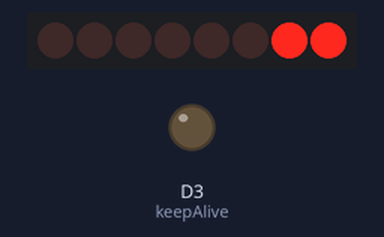
Bench run of a sketch on a simulated ESP8266 (Wemos D1 mini). On the bench: 8 shift-register outputs drawn as a row of LEDs (first output left, lit = HIGH), output pins drawn as LEDs (lit = HIGH). Wiring (inferred from the names in the program): shift register (74HC595): data D6; shift clock D5; latch D8; OE D4. Wiring (inferred from the signals the program sends): row of LEDs: on Q0, Q1, Q2, Q3, Q4, Q5, Q6, Q7. Pins used as bus, display or sensor lines are not drawn.

Above: at 1.5 s.
At 4.5 s:
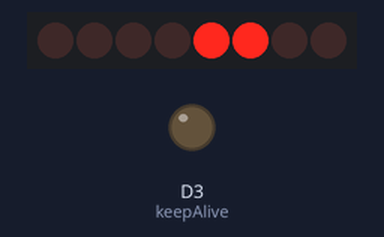
At 9.5 s:
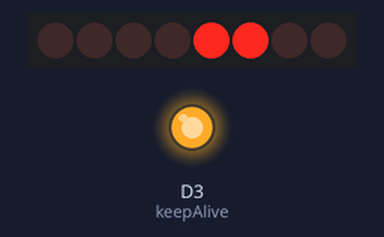
Timing chart, 0 to 11.7 s (numbered marks = the images above):
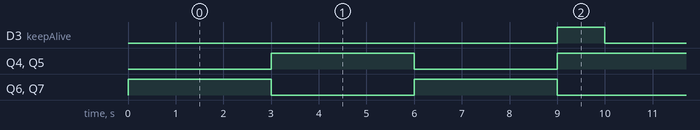

Measured:
- by itself, D3 (keepAlive): alternates HIGH for 1.0 s and LOW for 8.0 s
- by itself, Q4–7: alternates HIGH for 3.0 s and LOW for 3.0 s
- by itself, everything shown: repeats every 18.0 s, in 10 steps

The sketch:

Harlech-SimplePattern.ino
```cpp
//**************************************************************//
//  Name    : Harlech Castle PG1.0 Simple Patterns              //
//  Author  : Dafydd Roche                                      //
//  Date    : 2/8/2021                                         //
//  Version : 1.1                                               //
//  Notes   : This code runs on the Wemos D1 Mini.              //
//            This code does not use any of the Wifi            //
//              Capabilities                                    //
//****************************************************************

/* Simple Mods possible on Harlech Castle board.
 *  Connect Pin2 to pin3 of Pot R2 to make sure the potentiometer changes the constant current.
 *  PWM'ing the OE pin can do amplitude control
 *  That circuit is normally used to keep a USB Powerbank alive by pulling a load once in a while.
 *
 *
 * Things you need to do when you get your hands on this code.
 * - Configure the Keepalive settings. See the lines "const int kaTimeOn" and "kaTimeOff".
 * This circuits pulls a burst of power for 1 second every 8 seconds by default. This needs to be tuned
 * for the USB battery pack you are using. Some might only need it for 0.5 seconds every 30 seconds
 * to make sure it stays on. Others, need it WAY more often. 1 second on every 8 seconds was selected with
 * the crappy battery pack I was using
 *
 * Select which pattern you want. There are three patterns in this code, the line of code starts with
 * int ledPattern[][3]. The default one is all on, all off for 3 seconds each. 2 states and it just goes 'round and round.
 * To select the one you want, comment out the test one (by using // in front of the lines) and uncomment the pattern you want.
 * (Simply delete the // in front of the lines you want)
 *
 * Any questions, come on over to github or post on the facebook group!
 *
 * Cheers
 *
 * TerrainTronics
 *
 *
 */
#include <ESP8266WiFi.h> // This allows the modem to be powered off, saving 40mA!

// This sets up the USBBank Keep Alive Functionality. By default, this is set to 100mA of additional current, for 1S every 10.
#include <Ticker.h>  //Ticker Library
Ticker USBBank;
int USBBankState = 0;
const int keepAlive = D3;// The Keepalive pin for USB Power Banks is D3.
const int kaTimeOn = 1; // Time to switch the keep alive circuit on.
const int kaTimeOff = 8; // Time to switch the keep alive circuit off for.

// #define DEBUG 0 // this is used to switch debug comments on and off. Comment it out with // to optimize the code.


// These constants won't change. They're used to give names to the pins used:
const int analogInPin = A0;  // Analog input pin that the potentiometer is attached to.


//These definitions configure the pins for the SPI interface to talk to the LED driver
int latchPin = D8;
int clockPin = D5;
int dataPin = D6;
// Set the output enable pin. This can be rapidly PWM'd.
int OE = D4;


int sensorValue = 0;        // value read from the pot
int outputValue = 0;        // value output to the PWM (analog out)
int dutyCycle = 1023;          // set starting - PWM Duty Cycle. Data is inverted so 1023 is off.
int flashdelay = 500;
int breathDir = 0;  //Breathing Direction - 0 is counting up, 1 is counting down

/*
 * The following array defines patterns.
 * The first column sets which LED's are on or off.
 * The second column defines the brightness. 0 is full on, 1023 is full off.
 * The third column defines how many miliseconds they should be on for.
 * The array can have many many steps, with short timing between them. Worst case, you'll run out of memory on the chip (160KBytes worth!).
 */


//LED Test Pattern.
//Standard LED Test Pattern
//This the pattern (on/off flashing) thats used in production to test the pins are soldered correctly etc.
int ledPattern[][3] = {   {0b00000011,  0,  3000 } ,
                          {0b00001100,  0,  3000 } };

//Candle Flicker (on one of the LED's)
//The brightness (second column) is changed in each step as well as the time between steps (3rd column)
//Technically, this could be done with a clever randomizer algorithm. Left as an excercise to the reader! ;)

//int ledPattern[][3] = {   {0b00000111,  600,  100 } ,
//                          {0b00000111,  300,  150 } ,
//                          {0b00000111,  100,  200 } ,
//                          {0b00000111,  0,  100 } ,
//                          {0b00000111,  400,  100 } ,
//                          {0b00000111,  800,  50 } ,
//                          {0b00000111,  1000,  200 } ,
//                          {0b00000111,  1020,  50 } ,
//                          {0b00000111,  850,  150 } ,
//                          {0b00000111,  900,  100 } ,
//                          {0b00000111,  500,  150 } ,
//                          {0b00000111,  100,  200 } ,
//                          {0b00000111,  0,  100 } ,
//                          {0b00000111,  600,  100 } ,
//                          {0b00000111,  800,  50 } ,
//                          {0b00000111,  100,  200 } ,
//                          {0b00000111,  1020,  50 } ,
//                          {0b00000111,  850,  150 } ,
//                          {0b00000111,  900,  100 } ,
//                          {0b0000011 1,  400,  200 } };


//int ledPattern[][3] = {   {0b11111111,  0,  500 } ,
//                          {0b00000000,  0,  500 } ,
//                          {0b11111111,  0,  500} ,
//                          {0b00000000,  0,  500 } ,
//                          {0b10001000,  0,  250 } ,
//                          {0b01000100,  0,  250 } ,
//                          {0b00100010,  0,  250 } ,
//                          {0b00010001,  0,  250 } ,
//                          {0b00000000,  0,  1000 } };


// Set Up and initialize the pointers used for patterns
int patternIndex = 0;
int patternData = 0;
int patternDelay = 0;
int numrows = 0;

int numRows = sizeof(ledPattern)/sizeof(ledPattern[0]);

//=======================================================================
// This is a subroutine that switches the keepAlive pin on/off to switch on a transistor that pulls current to ground, through a 47Ohm resistor
// PLEASE NOTE: You cannot leave this on for a long long time, as the resistor will begin to heat up beyond it's rating!

void keepAliveChangeState()
{
  //Serial.println("Keepalive Change");
  if (USBBankState == 0 ){
    //Serial.println("Switching off");
    USBBankState = 1;
    digitalWrite(keepAlive, 0); // Switch Transistor Off
    USBBank.attach(kaTimeOff, keepAliveChangeState); //Use attach_ms
  }
  else if (USBBankState == 1 ){
    //Serial.println("Switching on");
    USBBankState = 0;
    digitalWrite(keepAlive, 1); // Switch Transistor On
    USBBank.attach(kaTimeOn, keepAliveChangeState); //Use attach_ms
  }
}


void setup() {

  WiFi.disconnect();     // We're not using Wifi, so lets disable it to save power.
  WiFi.forceSleepBegin();
  delay(1); //For some reason the modem won't go to sleep unless you do a delay


  // initialize serial communications at 9600 bps: this is only used for communication with a PC.
  Serial.begin(9600);
    //set pins to output because they are addressed in the main loop
  pinMode(latchPin, OUTPUT);
  pinMode(clockPin, OUTPUT);
  pinMode(dataPin, OUTPUT);

  pinMode(keepAlive, OUTPUT);     // KeepAlive pin needs pulling low, otherwise it'll float up
  digitalWrite(keepAlive, LOW);   // and switch on the transistor. - THIS IS IMPORTANT, OTHERWISE IT FLOATS UP AND SWITCHES THE TRANSISTOR ON!

  USBBank.attach(1, keepAliveChangeState); // This starts the timer for the USB Power Bank Keepalive.

}

void loop() {


// Defines the three variables
  patternData = ledPattern[patternIndex][0];
  dutyCycle = ledPattern[patternIndex][1];
  patternDelay = ledPattern[patternIndex][2];


/*
 * This little bit allows you to print debuggin data back up the serial port to the PC. If DEBUG is not defined above, or not commented out, then it'll print.
 */
#ifdef DEBUG
  Serial.println("Pattern");
  Serial.println(patternIndex);
  Serial.println(patternData);
  Serial.println(dutyCycle);
  Serial.println(patternDelay);
#endif

   // Serial.println("WRITE TO SHIFTER");
    digitalWrite(latchPin, LOW); // Tells the LED driver IC to listen
    shiftOut(dataPin, clockPin, LSBFIRST, patternData);
    digitalWrite(latchPin, HIGH); // Tells the LED driver
   // Serial.println("DONE WRITING");
   analogWrite(OE, dutyCycle);
   delay(patternDelay);                        // HERE IS THE ONE "DELAY" CALL. DELAY is a lazy command. Ideally, you'd set the processor into deep sleep for this time, rahter than have it twiddle its thumbs.

  patternIndex++; // Step to the next item in the index
  if (patternIndex == numRows) {    // if you hit the maximum number of rows in teh pattern, set it back to the 0'th row (the first)
    patternIndex = 0;
  }


}
```
